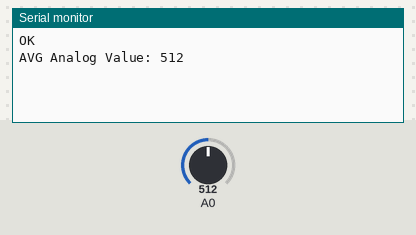
The sketch below on a simulated Arduino Uno, built with avr-gcc and run on an emulated ATmega328P. Parts: the last lines printed to the serial monitor. The inputs (shaded band) are chosen by the test bench; at power-on: A0 = 512.

Above: at 1.2 s.
1.3 s: A0 set to 390
At 4.0 s:
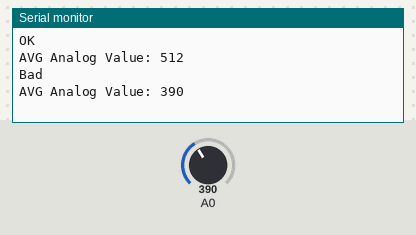
4.3 s: A0 set to 410
At 5.8 s:
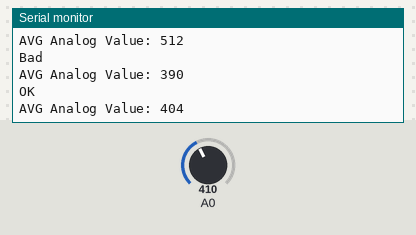
Timing chart, 0 to 7.3 s (numbered marks = the images above; inputs shaded):
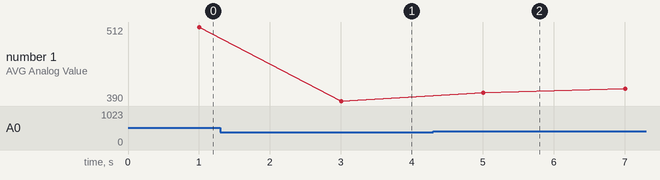

The sketch:

LightPipe_Inspection.ino
```cpp
void setup() {
  Serial.begin(9600);
}

void loop() {
  int values[10]; // Array to store 10 analog values
  int sum = 0;    // Variable to store the sum of values

  // Read 10 values from the analog pin
  for (int i = 0; i < 10; i++) {
    values[i] = analogRead(A0); // Read analog value
    sum += values[i];          // Add value to sum
    delay(100);                // Short delay between readings
  }

  // Calculate the average
  int average = sum / 10;

  // Print the average and status
  if (average > 400) {
    Serial.println("OK");
  } else {
    Serial.println("Bad");
  }

  // Print the last analog value for reference
  Serial.print("AVG Analog Value: ");
  Serial.println(average);

  delay(1000); // Delay before the next set of readings
}
```

Measured:
- after the input at 1.3 s, the serial monitor: prints a new line after 1.7 s (image 1)
- after the input at 4.3 s, the serial monitor: prints a new line after 0.70 s (image 2)
- plotted number 1: 512 → 390 after the input at 1.3 s, 390 → 410 after the input at 4.3 s
